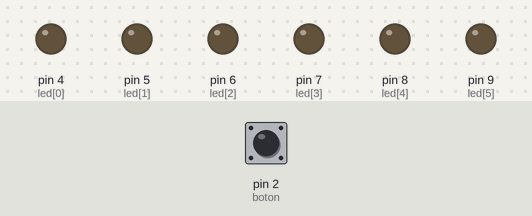
Recording of a sketch running on a simulated Arduino Uno, built with avr-gcc and run on an emulated ATmega328P. Shown: output pins drawn as LEDs (lit = HIGH). The inputs (shaded band) are chosen by the test bench; at power-on: pin 2 (boton) LOW.

Above: at 1.2 s.
1.3 s: pin 2 (boton) pulled HIGH for 0.15 s
At 2.0 s:
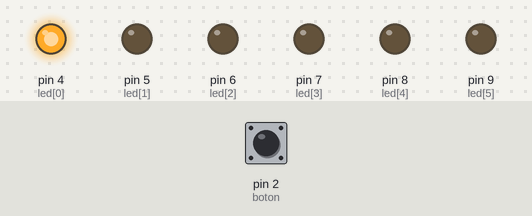
2.9 s: pin 2 (boton) pulled HIGH for 1 s
At 3.2 s:
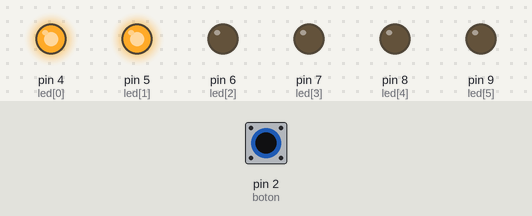
5.4 s: pin 2 (boton) pulled HIGH for 0.15 s
At 6.3 s:
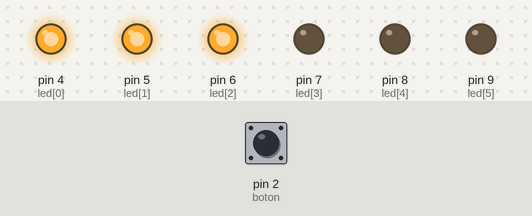
7.0 s: pin 2 (boton) pulled HIGH for 3.2 s
At 7.5 s:
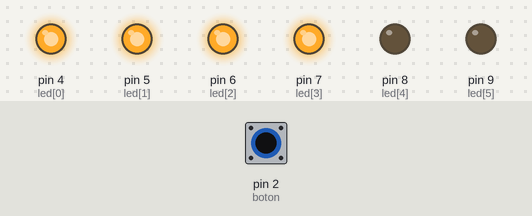
11.7 s: pin 2 (boton) pulled HIGH for 0.15 s
At 12.3 s:
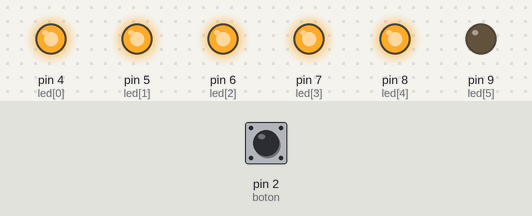
13.3 s: pin 2 (boton) pulled HIGH for 1 s
At 14.7 s:
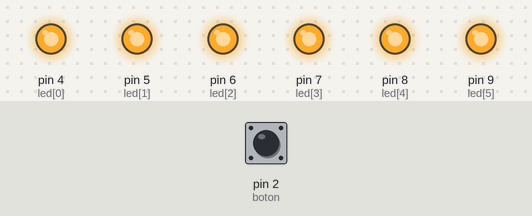
Timing chart, 0 to 16.3 s (numbered marks = the images above; inputs shaded):
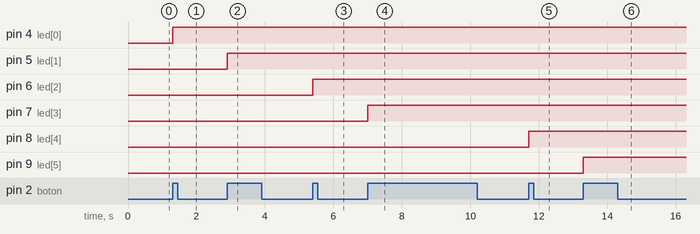

The sketch:

contar_botones.ino
```cpp
const int boton = 2;
const int led[] = {4, 5, 6, 7, 8, 9};
const int nled = 6;

int contador = 0;
bool estadoBoton = false;

void setup() {
  pinMode(boton, INPUT);

  for (int i = 0; i < nled; i++){
    pinMode(led[i], OUTPUT);
  }
}

void loop() {

  bool lectura = digitalRead(boton);

  // Detecta flanco (cuando presionas)
  if (lectura == HIGH && estadoBoton == false){
    estadoBoton = true;

    if (contador < nled){
      digitalWrite(led[contador], HIGH);
      contador = contador + 1;
      delay(250);
    }

    else {
      // Apagar todos correctamente
      int i = nled - 1;
      for (i; i >= 0; i--){
        digitalWrite(led[i], LOW);
      }
      delay(250);
      contador = 0;
    }
  }

  // Detecta cuando sueltas
  if (lectura == LOW && estadoBoton == true){
    estadoBoton = false;
  }
}
```

Measured:
- after the input at 1.3 s, pin 4 (led[0]): LOW → HIGH at once
- after the input at 2.9 s, pin 5 (led[1]): LOW → HIGH at once
- after the input at 5.4 s, pin 6 (led[2]): LOW → HIGH at once
- after the input at 7.0 s, pin 7 (led[3]): LOW → HIGH at once
- after the input at 11.7 s, pin 8 (led[4]): LOW → HIGH at once
- after the input at 13.3 s, pin 9 (led[5]): LOW → HIGH at once
